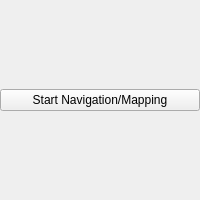
<?xml version="1.0" encoding="UTF-8"?>
<ui version="4.0">
 <class>GuiPlugin</class>
 <widget class="QWidget" name="GuiPlugin">
  <property name="geometry">
   <rect>
    <x>0</x>
    <y>0</y>
    <width>200</width>
    <height>200</height>
   </rect>
  </property>
  <property name="windowTitle">
   <string>QBot RQT GUI</string>
  </property>
  <layout class="QVBoxLayout" name="verticalLayout">
   <property name="spacing">
    <number>0</number>
   </property>
   <property name="margin">
    <number>0</number>
   </property>
   <item>
    <layout class="QHBoxLayout" name="horizontalLayout">
     <item>
      <widget class="QPushButton" name="start">
       <property name="text">
        <string>Start Navigation/Mapping</string>
       </property>
       <property name="iconSize">
        <size>
         <width>16</width>
         <height>16</height>
        </size>
       </property>
      </widget>
     </item>
    </layout>
   </item>
  </layout>
 </widget>
 <resources/>
 <connections/>
</ui>
